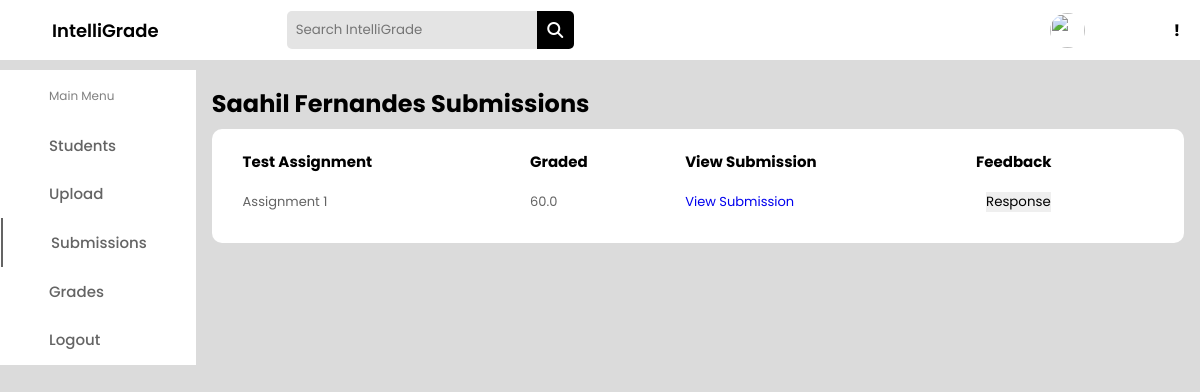
/teacher/view_submissions/1/, run on the app's committed database.
### students/models.py (models this page shows, shortened)
class StudentProfile(models.Model):
    user = models.OneToOneField(User, on_delete=models.CASCADE)
    first_name = models.CharField(max_length=30)
    last_name = models.CharField(max_length=30)
    birth_date = models.DateField()
    phone = models.CharField(max_length=20)
    forget_password_token = models.CharField(max_length=100)
    created_at = models.DateTimeField(auto_now_add=True)
    teacher = models.ForeignKey(TeacherProfile, on_delete=models.CASCADE)

### grading_app/models.py (models this page shows, shortened)
class Assessment(models.Model):
    assessment_id = models.AutoField(primary_key=True)
    teacher_assignment_file = models.ForeignKey(TestAssignment, on_delete=models.CASCADE, related_name='teacher_assignments')
    student_assignment_submission_file = models.ForeignKey(StudentSubmission, on_delete=models.CASCADE, related_name='student_submissions')
    response = models.TextField()
    grade = models.FloatField(default=0.0)  # New field to store the grade

### teachers/models.py (models this page shows, shortened)
class TestAssignment(models.Model):
    assignment_id = models.AutoField(primary_key=True)
    teacher = models.ForeignKey(TeacherProfile, on_delete=models.CASCADE, related_name='assigned_tests')
    title = models.CharField(max_length=100)
    description = models.TextField()
    qfile=models.FileField(upload_to=qfile_path)
    file = models.FileField(upload_to=user_directory_path)
    deadline = models.DateTimeField()

### teachers/views.py (the view)
# urls.py: path('view_submissions/<int:student_id>/', view_submissions, name='view_submissions'),
def view_submissions(request, student_id):
    student = StudentProfile.objects.get(pk=student_id)
    assessments = Assessment.objects.filter(student_assignment_submission_file__student=student.user)
    return render(request, 'view_submissions.html', {'student': student, 'assessments': assessments})

### teachers/templates/view_submissions.html (shortened to what this page needs)
<!DOCTYPE html>
<html lang="en">
<head>
    <link rel="stylesheet" href="https://cdnjs.cloudflare.com/ajax/libs/font-awesome/6.2.0/css/all.min.css">
</head>
<body>
<header class="header">
    <div class="logo">
        <a href="#">IntelliGrade</a>
        <div class="search_box">
            <input type="text" placeholder="Search IntelliGrade">
            <i class="fa-sharp fa-solid fa-magnifying-glass"></i>
        </div>
    </div>
    <div class="header-icons">
        <div class="account">
            <img src="./pic/img.jpg" alt="">
            <h4>{% if teacher.first_name %}{{ teacher.first_name }}{% endif %}!</h4>
        </div>
    </div>
</header>
<div class="container">
    <nav>
      <div class="side_navbar">
        <span>Main Menu</span>
        <a href="/teacher/dashboard">Students</a>
        <a href="/teacher/upload">Upload</a>
        <a href="/teacher/assignments"  class="active">Submissions</a>
        <a href="#">Grades</a>
        <a href="{% url 'logout' %}">Logout</a>
      </div>
    </nav>
    <div class="main-body">
      <h2 style="margin-bottom: 0.5rem;">{{ student.first_name }} {{ student.last_name }} Submissions</h2>
      <table>
          <thead>
              <tr>
                  <th>Test Assignment</th>
                  <th>Graded</th>
                  <th>View Submission</th>
                  <th>Feedback</th>
              </tr>
          </thead>
          <tbody>
            {% for assessment in assessments %}
            <tr>
                <td>{{ assessment.teacher_assignment_file.title }}</td>
                <td>{{ assessment.grade }}</td>
                <td>
                    <a href="{% url 'submission_download' assessment.student_assignment_submission_file.file %}" target="_blank">View Submission</a>
                </td>
                <td><button>Response</button></td>
            </tr>
        {% endfor %}
          </tbody>
      </table>
  </div>
</div>
</body>
</html>

### teachers/templates/view_submissions.html (style rules this page uses)
* { margin: 0; padding: 0; border: none; outline: none; text-decoration: none; box-sizing: border-box; font-family: "Poppins", sans-serif; }
body { background: rgb(219, 219, 219); }
.header { display: flex; align-items: center; justify-content: space-between; height: 60px; padding: 20px; background: #fff; }
.logo { display: flex; align-items: center; }
.logo a { color: #000; font-size: 18px; font-weight: 600; margin: 2rem 8rem 2rem 2rem; }
.search_box { display: flex; align-items: center; }
.search_box input { padding: 9px; width: 250px; background: rgb(228, 228, 228); border-top-left-radius: 5px; border-bottom-left-radius: 5px; }
.search_box i { padding: 0.66rem; cursor: pointer; color: #fff; background: #000; border-top-right-radius: 5px; border-bottom-right-radius: 5px; }
.header-icons { display: flex; align-items: center; }
.header-icons .account { width: 130px; display: flex; align-items: center; justify-content: space-between; }
.header-icons .account img { width: 35px; height: 35px; cursor: pointer; border-radius: 50%; }
.container { margin-top: 10px; display: flex; justify-content: space-between; }
nav { background: #fff; }
.side_navbar { padding: 1px; display: flex; flex-direction: column; }
.side_navbar span { color: gray; margin: 1rem 3rem; font-size: 12px; }
.side_navbar a { width: 100%; padding: 0.8rem 3rem; font-weight: 500; font-size: 15px; color: rgb(100, 100, 100); }
.side_navbar .active { border-left: 2px solid rgb(100, 100, 100); }
.main-body { width: 100%; padding: 1rem; }
.promo_card h1, .promo_card span, button { margin: 10px; }
table { background: #fff; padding: 1rem; text-align: left; border-radius: 10px; width: 100%; }
table td, th { padding: 0.2rem 0.8rem; }
table th { font-size: 15px; }
table td { font-size: 13px; color: rgb(100, 100, 100); }

### data on the page
StudentProfile: first_name "Saahil", last_name "Fernandes"
Assessment: teacher_assignment_file "Assignment 1", grade "60.0"
